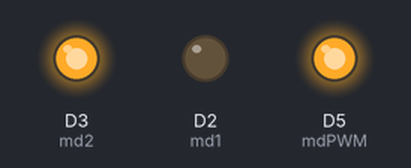
Recording of a sketch running on a simulated ESP8266 (NodeMCU). On the bench: output pins drawn as LEDs (lit = HIGH).

Above: at 0.1 s.
Timing chart, 0 to 1.6 s (numbered marks = the images above):
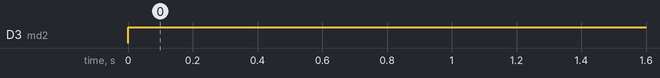

The sketch:

carro_carrera_mqtt.ino
```cpp
#define mt1
#define mt2
#define mtPWM
#define md1     D2
#define md2     D3
#define mdPWM   D5

void control(int velocidad, int direccion){

}

void setup() {
  pinMode(md1,OUTPUT);
  pinMode(md2,OUTPUT);
  pinMode(mdPWM,OUTPUT);
}

void loop() {
  analogWrite(mdPWM,750);
  digitalWrite(md2,HIGH);
  digitalWrite(md1,LOW);

  delay(1000);// put your main code here, to run repeatedly:

}
```

Measured:
- by itself, D3 (md2): LOW → HIGH at 0.00 s
